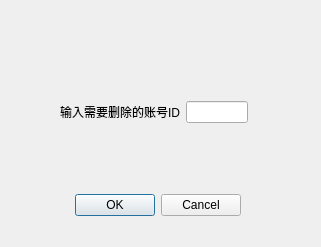
<?xml version="1.0" encoding="UTF-8"?>
<ui version="4.0">
 <class>daccount</class>
 <widget class="QDialog" name="daccount">
  <property name="geometry">
   <rect>
    <x>0</x>
    <y>0</y>
    <width>321</width>
    <height>247</height>
   </rect>
  </property>
  <property name="windowTitle">
   <string>删除账号</string>
  </property>
  <widget class="QDialogButtonBox" name="buttonBox">
   <property name="geometry">
    <rect>
     <x>70</x>
     <y>180</y>
     <width>171</width>
     <height>51</height>
    </rect>
   </property>
   <property name="orientation">
    <enum>Qt::Orientation::Horizontal</enum>
   </property>
   <property name="standardButtons">
    <set>QDialogButtonBox::StandardButton::Cancel|QDialogButtonBox::StandardButton::Ok</set>
   </property>
  </widget>
  <widget class="QWidget" name="">
   <property name="geometry">
    <rect>
     <x>60</x>
     <y>100</y>
     <width>188</width>
     <height>24</height>
    </rect>
   </property>
   <layout class="QHBoxLayout" name="horizontalLayout">
    <item>
     <widget class="QLabel" name="label">
      <property name="text">
       <string>输入需要删除的账号ID</string>
      </property>
     </widget>
    </item>
    <item>
     <widget class="QLineEdit" name="IDEdit"/>
    </item>
   </layout>
  </widget>
 </widget>
 <resources/>
 <connections>
  <connection>
   <sender>buttonBox</sender>
   <signal>accepted()</signal>
   <receiver>daccount</receiver>
   <slot>accept()</slot>
   <hints>
    <hint type="sourcelabel">
     <x>248</x>
     <y>254</y>
    </hint>
    <hint type="destinationlabel">
     <x>157</x>
     <y>274</y>
    </hint>
   </hints>
  </connection>
  <connection>
   <sender>buttonBox</sender>
   <signal>rejected()</signal>
   <receiver>daccount</receiver>
   <slot>reject()</slot>
   <hints>
    <hint type="sourcelabel">
     <x>316</x>
     <y>260</y>
    </hint>
    <hint type="destinationlabel">
     <x>286</x>
     <y>274</y>
    </hint>
   </hints>
  </connection>
 </connections>
</ui>
